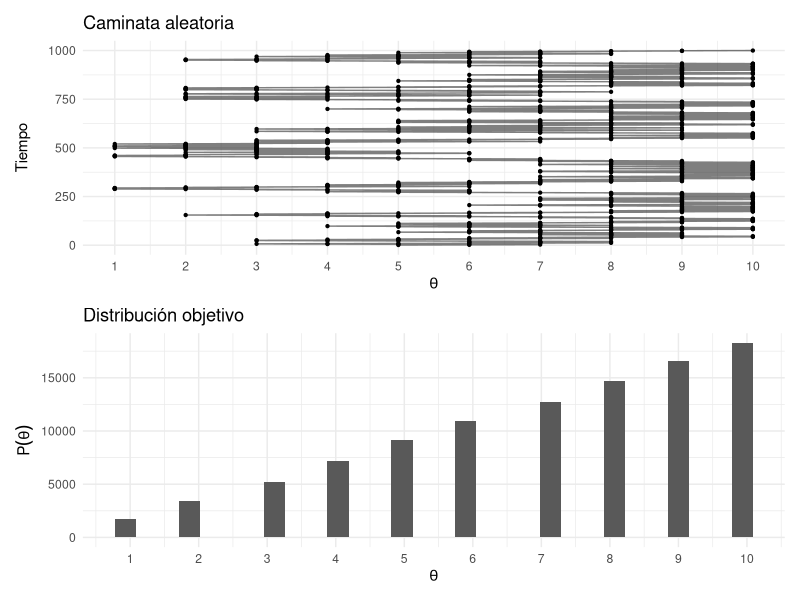
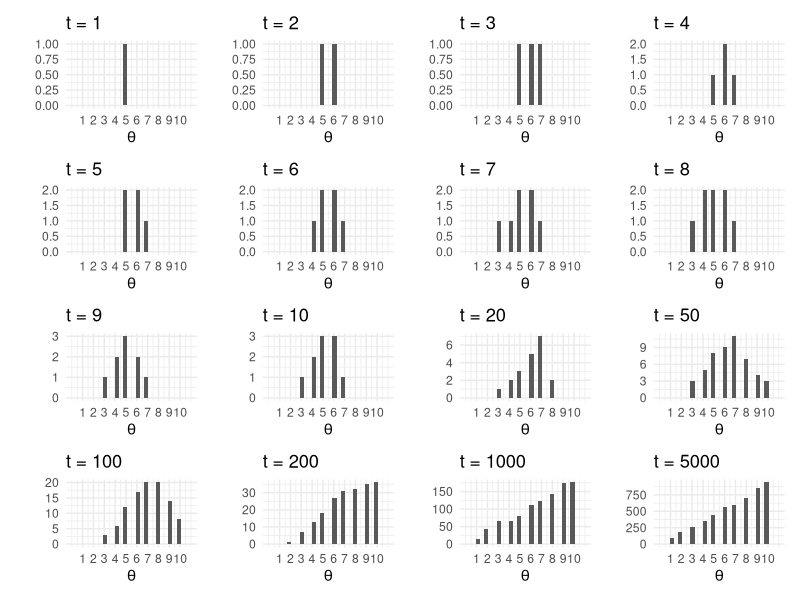
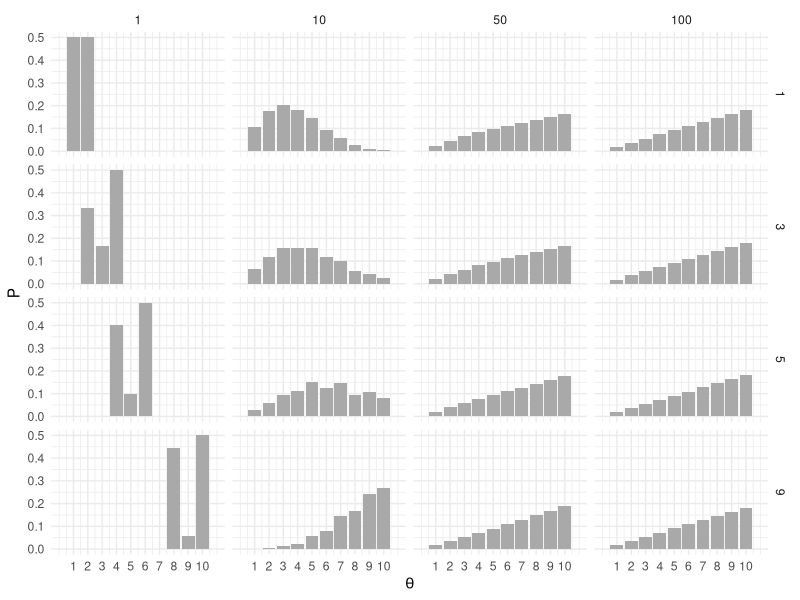
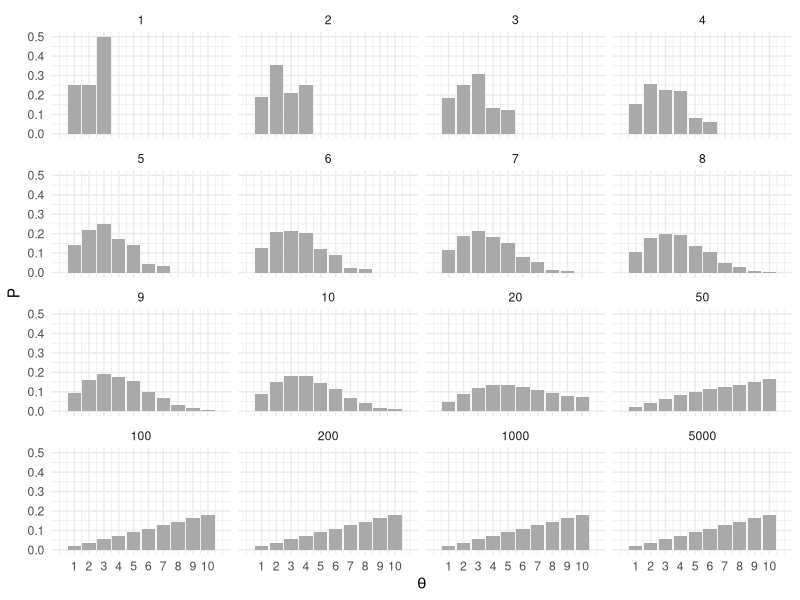
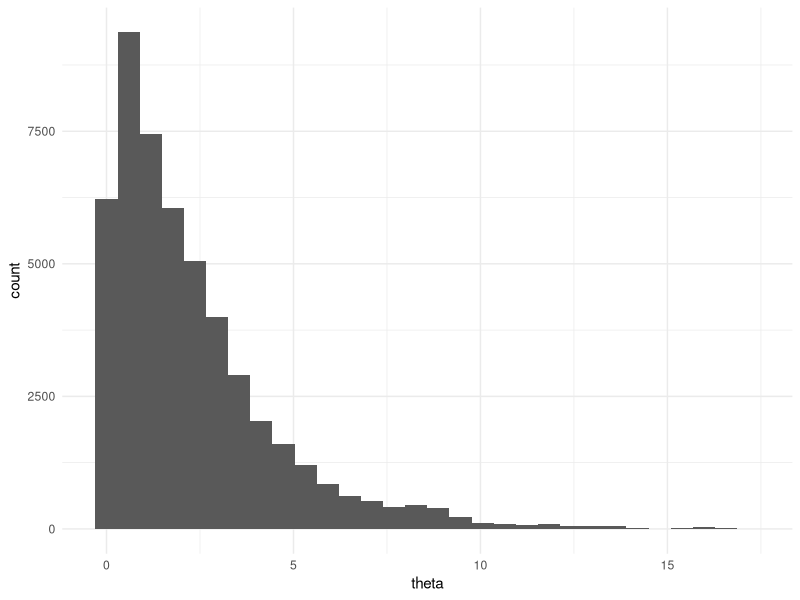
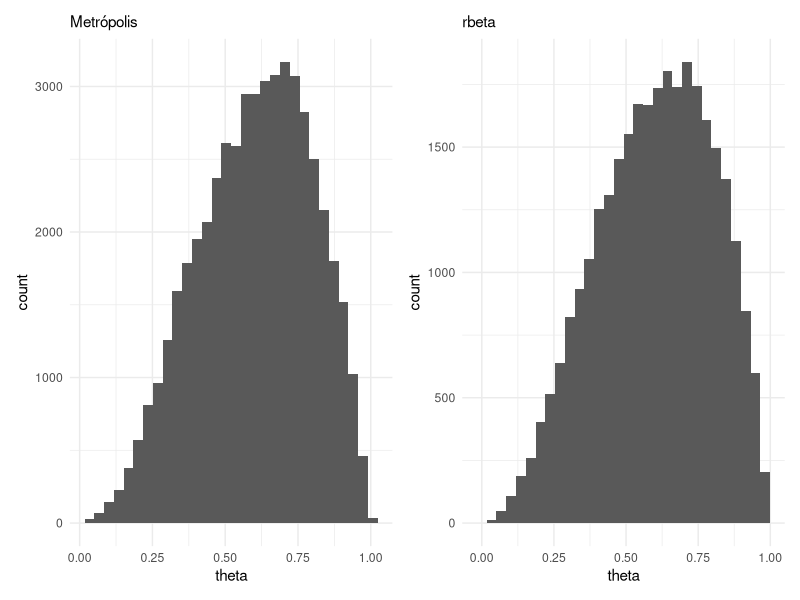
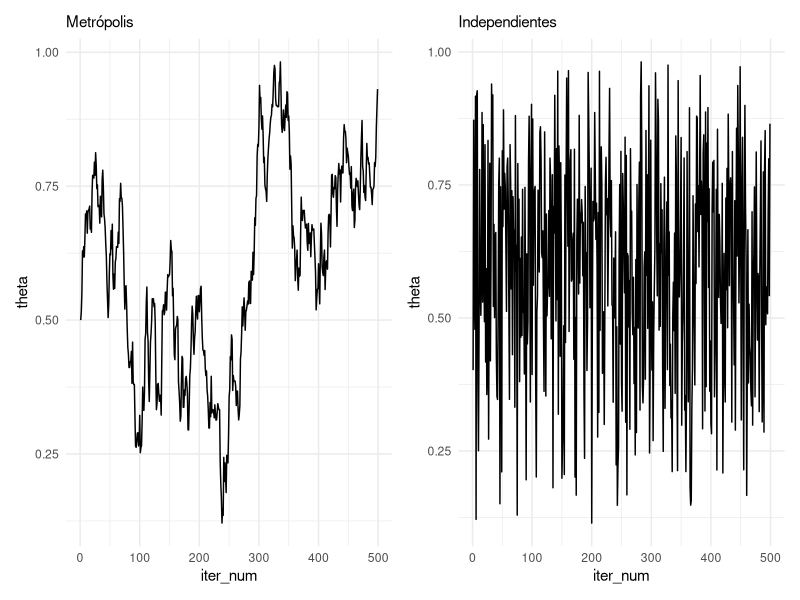
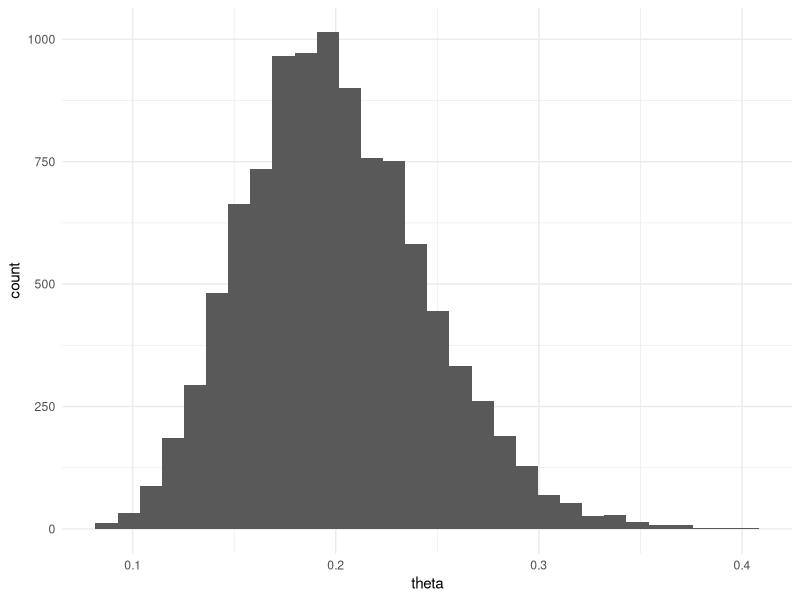

These charts were generated, in order, by the following R code:
## ---- chunk 1
library(tidyverse)
library(patchwork)
knitr::opts_chunk$set(echo = TRUE, message = FALSE, warning=FALSE, fig.align = 'center', fig.width = 5, fig.height=3, cache = TRUE)
comma <- function(x) format(x, digits = 2, big.mark = ",")
theme_set(theme_minimal())
## ---- chunk 2
crear_log_post <- function(n, k){
  function(theta){
    verosim <- k * log(theta) + (n - k) * log(1 - theta)
    inicial <- log(theta)
    log_p_factor <- verosim + inicial
    log_p_factor
  }
}
# observamos 3 éxitos en 4 pruebas:
log_post <- crear_log_post(4, 3)
prob_post <- function(x) { exp(log_post(x))}
# integramos numéricamente
p_x <- integrate(prob_post, lower = 0, upper = 1, subdivisions = 100L)
p_x
## ---- chunk 3
media_funcion <- function(theta){
  theta * prob_post(theta) / p_x$value
}
integral_media <- integrate(media_funcion, lower = 0, upper = 1, subdivisions = 100L)
media_post <- integral_media$value 
media_post
## ---- chunk 4
5/(2+5)
## ---- chunk 5
theta <- rbeta(10000, 5, 2)
media_post <- mean(theta)
momento_2_post <- mean(theta^2)
c(media_post, momento_2_post)
## ---- chunk 6
mean(exp(theta) > 2)
## ---- chunk 7
datos <- tibble(
  sabor = c("fresa", "limón", "mango", "guanábana"),
  n = c(50, 45, 51, 50), gusto = c(36, 35, 42, 29)) %>% 
  mutate(prop_gust = gusto / n)
datos
## ---- chunk 8
datos <- datos %>% 
  mutate(a_post = gusto + 2, b_post = n - gusto + 1)
datos
## ---- chunk 9
simular_conjunta <- function(rep, datos){
  datos %>% mutate(valor_sim = map2_dbl(a_post, b_post, ~ rbeta(1, .x, .y))) %>% 
    select(sabor, valor_sim) 
}
simular_conjunta(1, datos) 
## ---- chunk 10
# esta no es una manera muy rápida, podríamos calcular todas las
# simulaciones de cada parámetro de manera vectorizada
sims_posterior <- tibble(rep = 1:5000) %>% 
  mutate(sims = map(rep, ~ simular_conjunta(.x, datos))) %>% 
  unnest(cols = sims)
sims_posterior
## ---- chunk 11
sims_posterior %>% 
  group_by(rep) %>% 
  mutate(sabor = sabor[which.max(valor_sim)]) %>% 
  group_by(sabor) %>% 
  count() %>% 
  ungroup() %>% 
  mutate(prop = n / sum(n))
## ---- chunk 12
islas <- tibble(islas = 1:10, pob = c(1:10))
camina_isla <- function(i){ # i: isla actual
    u <- runif(1) # volado
    v <- ifelse(u < 0.5, i - 1, i + 1)  # isla vecina (índice)
    if (v < 1 | v > 10) { # si estás en los extremos y el volado indica salir
      return(i)
    }
    p_move = ifelse(islas$pob[v] > islas$pob[i], 1, islas$pob[v] / islas$pob[i])
    u2 <- runif(1)
    if (p_move  > u2) {
        return(v) # isla destino
    }
    else {
      return(i) # me quedo en la misma isla
    }
}
pasos <- 100000
iteraciones <- numeric(pasos)
iteraciones[1] <- sample(1:10, 1) # isla inicial
for (j in 2:pasos) {
    iteraciones[j] <- camina_isla(iteraciones[j - 1])
}
caminata <- tibble(pasos = 1:pasos, isla = iteraciones)
plot_caminata <- ggplot(caminata[1:1000, ], aes(x = pasos, y = isla)) +
    geom_point(size = 0.8) +
    geom_path(alpha = 0.5) +
    coord_flip() + 
    labs(title = "Caminata aleatoria") +
    scale_y_continuous(expression(theta), breaks = 1:10) +
    scale_x_continuous("Tiempo")
plot_dist <- ggplot(caminata, aes(x = isla)) +
    geom_histogram() +
    scale_x_continuous(expression(theta), breaks = 1:10) +
    labs(title = "Distribución objetivo", 
       y = expression(P(theta)))
plot_caminata / plot_dist
## ---- chunk 13
t <- c(1:10, 20, 50, 100, 200, 1000, 5000)
plots_list <- map(t, function(i){
    ggplot(caminata[1:i, ], aes(x = isla)) +
        geom_histogram() +
        labs(y = "", x = "", title = paste("t = ", i, sep = "")) +
        scale_x_continuous(expression(theta), breaks = 1:10, limits = c(0, 11))
})
wrap_plots(plots_list)
## ---- chunk 14
library(expm)
# Cálculo de la matriz de transición
transMat <- function(P){ # recibe vector de probabilidades no normalizado (o población)
    T <- matrix(0, length(P), length(P))
    n <- length(P - 1) # número de estados
    for (j in 2:n - 1) { # llenamos por fila
        T[j, j - 1] <- 0.5 * min(P[j - 1] / P[j], 1)
        T[j, j] <- 0.5 * (1 - min(P[j - 1] / P[j], 1)) + 
                   0.5 * (1 - min(P[j + 1] / P[j], 1))
        T[j, j + 1] <- 0.5 * min(P[j + 1] / P[j], 1)
    }
    # faltan los casos j = 1 y j = n
    T[1, 1] <- 0.5 + 0.5 * (1 - min(P[2] / P[1], 1))
    T[1, 2] <- 0.5 * min(P[2] / P[1], 1)
    T[n, n] <- 0.5 + 0.5 * (1 - min(P[n - 1] / P[n], 1))
    T[n, n - 1] <- 0.5 * min(P[n - 1] / P[n], 1)
    T
}
T <- transMat(islas$pob)

# probabilidad de estar en cada estado al paso 1, 10, 50, 100
inicio_p <- function(i){
    w <- rep(0, 10)
    w[i] <- 1
    t <- c(1, 10, 50, 100)
    exp_t <- map_df(t, ~ data.frame(t = .x, inicio = i, w %*% (T %^% .))) %>%
        gather(theta, P, -t, -inicio) %>% 
        mutate(theta = parse_number(theta))
    exp_t
}
exp_t <- map_df(c(1, 3, 5, 9), inicio_p)
ggplot(exp_t, aes(x = as.numeric(theta), y = P)) +
    geom_bar(stat = "identity", fill = "darkgray") + 
    facet_grid(inicio ~ t) +
    scale_x_continuous(expression(theta), breaks = 1:10, limits = c(0, 11))
## ---- chunk 15
w <- c(0, 1, rep(0, 8))
t <- c(1:10, 20, 50, 100, 200, 1000, 5000)
expT <- map_df(t, ~data.frame(t = ., w %*% (T %^% .)))
expT_long <- expT %>%
    gather(theta, P, -t) %>% 
    mutate(theta = parse_number(theta))
ggplot(expT_long, aes(x = theta, y = P)) +
    geom_bar(stat = "identity", fill = "darkgray") + 
    facet_wrap(~ t) +
    scale_x_continuous(expression(theta), breaks = 1:10, limits = c(0, 11))
## ---- chunk 16
crear_metropolis <- function(fun_log, sigma_salto = 0.1){
  # la entrada es la log posterior
  iterar_metropolis <- function(theta_inicial, n){
    p <- length(theta_inicial)
    nombres <- names(theta_inicial)
    iteraciones <- matrix(0, nrow = n, ncol = p)
    colnames(iteraciones) <- nombres
    iteraciones[1,] <- theta_inicial
    for(i in 2:n){
      theta <- iteraciones[i - 1, ]
      theta_prop <- theta + rnorm(p, 0, sigma_salto)
      # exp(log(p) - log(q)) = p/q
      cociente <- exp(fun_log(theta_prop) - fun_log(theta))
      if(cociente >= 1 || runif(1,0,1) < cociente){
        iteraciones[i, ] <- theta_prop
      } else {
        iteraciones[i, ] <- theta  
      } 
    }
    iteraciones_tbl <- iteraciones %>% 
      as_tibble() %>%  
      mutate(iter_num = row_number()) %>% 
      select(iter_num, everything())
    iteraciones_tbl
  }
  iterar_metropolis
}

## ---- chunk 17
exp_no_norm <- function(x) {
  z <- ifelse(x > 0, exp(-0.5 * x), 0)
  log(z)
}

iterador_metro <- crear_metropolis(exp_no_norm, sigma_salto = 0.25)
sims_tbl <- iterador_metro(c(theta = 0.5), 50000)
ggplot(sims_tbl, aes(x = theta)) + geom_histogram()

## ---- chunk 18
beta_no_norm <- function(x) {
  z <- ifelse(x > 0 && x < 1, (x^2)*(1-x), 0)
  log(z)
}

iterador_metro <- crear_metropolis(beta_no_norm, sigma_salto = 0.04)
sims_metro_tbl <- iterador_metro(c(theta = 0.5), 50000)
sims_indep_tbl <- tibble(iter_num = 1:30000, theta = rbeta(30000, 3, 2))
g_1 <- ggplot(sims_metro_tbl, aes(x = theta)) + geom_histogram() +
  labs(subtitle = "Metrópolis")
g_2 <- ggplot(sims_indep_tbl, aes(x = theta)) + 
  geom_histogram() +
  labs(subtitle = "rbeta")
g_1 + g_2
## ---- chunk 19
g_metropolis <- sims_metro_tbl %>% 
  filter(iter_num < 500) %>% 
  ggplot(aes(x = iter_num, y = theta)) +
  geom_line() + labs(subtitle = "Metrópolis")
g_indep <- sims_indep_tbl %>% 
  filter(iter_num < 500) %>% 
  ggplot(aes(x = iter_num, y = theta)) +
  geom_line() + labs(subtitle = "Independientes")
g_metropolis + g_indep
## ---- chunk 20
media_1 <- sims_metro_tbl %>% summarise(media_post = mean(theta)) %>% pull(media_post)
media_2 <- sims_indep_tbl %>% summarise(media_post = mean(theta)) %>% pull(media_post)
media_exacta <- 3/(3 + 2)
tibble(metodo = c("sim Metrópolis", "sim Independiente", "exacto"),
       media_post = c(media_1, media_2, media_exacta))
## ---- chunk 21
sim_indep <- tibble(theta = rgamma(10000, 20, 100))
ggplot(sim_indep, aes(x = theta)) + geom_histogram()
## ---- chunk 22
# logaritmo de densidad no normalizada
log_f_dist <- function(x) 210 + dgamma(x, 20, 100, log = TRUE)
# iterar
iterador_metro_chico <- crear_metropolis(log_f_dist, sigma_salto = 0.001)
sims_chico_tbl <- iterador_metro_chico(c(theta = 0.02), 50000)
g_sim <- ggplot(sims_chico_tbl %>% filter(iter_num < 3000), aes(x = iter_num, y = theta)) + geom_line() + ylim(c(0, 0.5))
dist_bplot <- ggplot(tibble(x = rgamma(10000, 20, 100)), aes(y = x, x = "a")) + geom_violin() + ylab("") + ylim(0, 0.5)
g_sim + dist_bplot + plot_layout(widths = c(5, 1))
## ---- chunk 23
set.seed(831)
iterador_metro_grande <- crear_metropolis(log_f_dist, sigma_salto = 20)
sims_grande_tbl <- iterador_metro_grande(c(theta = 0.02), 50000)
g_sim <- ggplot(sims_grande_tbl %>% filter(iter_num < 3000), aes(x = iter_num, y = theta)) + geom_line() + ylim(c(0, 0.5))
g_sim + dist_bplot + plot_layout(widths = c(5, 1))
## ---- chunk 24
set.seed(831)
iterador_metro_apropiada <- crear_metropolis(log_f_dist, sigma_salto = 0.1)
sims_tbl <-iterador_metro_apropiada(c(theta = 0.02), 50000)
g_sim <- ggplot(sims_tbl %>% filter(iter_num < 3000), 
  aes(x = iter_num, y = theta)) + geom_line() + ylim(c(0, 0.5))
g_sim + dist_bplot + plot_layout(widths = c(5, 1))
## ---- chunk 25
estimaciones_media <- map_dfr(
  list(sims_chico_tbl, sims_grande_tbl, sims_tbl), 
  ~ filter(.x, iter_num < 3000) %>% 
    summarise(media = mean(theta))) %>% 
    mutate(tipo = c("salto chico", "salto grande", "salto apropiado"))
estimaciones_media %>% bind_rows(tibble(tipo = "exacta", media = 20/100)) %>% 
  select(tipo, media)
## ---- chunk 26
set.seed(6222131)
sims_chica_tbl <- iterador_metro_chico(c(theta = 0.45), 5000)
sims_grande_tbl <- iterador_metro_grande(c(theta = 0.45), 5000)
estimaciones_media <- map_dfr(
    list(sims_chica_tbl, sims_grande_tbl, sims_tbl), 
    ~ filter(.x, iter_num < 3000) %>% 
  summarise(media = mean(theta))) %>% 
  mutate(tipo = c("salto chico", "salto grande", "salto apropiado"))
estimaciones_media %>% bind_rows(tibble(tipo = "exacta", media = 20/100)) %>% 
  select(tipo, media)
## ---- chunk 27
crear_log_posterior_norm <- function(x = datos, m_0, n_0, a, b){
  # calcula log_posterior
  log_posterior <- function(mu, sigma){
      log_verosim <- sum(dnorm(x, mu, sigma, log = TRUE))
      tau <- 1 / sigma^2
      log_inicial <- 
        dgamma(tau, a, b, log = TRUE) + 
        dnorm(mu, mu_0, sigma/sqrt(n_0), log = TRUE)
      log_p <- log_verosim + log_inicial
      log_p
  }
  log_posterior
}
## ---- chunk 28
# parametros de inicial y datos
a <- 3
b <- 140
mu_0 <- 175
n_0 <- 5
set.seed(3413)
cantantes <- lattice::singer %>% 
  mutate(estatura_cm = round(2.54 * height)) %>% 
  filter(str_detect(voice.part, "Tenor")) %>% 
  sample_n(20)
## ---- chunk 29
log_p <- crear_log_posterior_norm(cantantes$estatura_cm, mu_0, n_0, a, b) 
log_post <- function(pars) { log_p(pars[1], pars[2]) }
set.seed(823)
metro_normal <- crear_metropolis(log_post, sigma_salto = 0.5)
sim_tbl <- metro_normal(c(mu = 172, sigma = 3), 50000) 
ggplot(sim_tbl %>% filter(iter_num < 100), 
       aes(x = mu, y = sigma)) + 
  geom_path() +
  geom_point()
## ---- chunk 30
g_normal <- ggplot(sim_tbl, aes(x = mu, y = sigma)) + 
  geom_point(alpha = 0.05)+ coord_equal() + ylim(c(0, 14))
g_normal
## ---- chunk 31
sim_tbl %>% summarise(across(is_double, mean))
## ---- chunk 32
crear_log_posterior <- function(x, m_0, sigma_0, inf, sup){
  # calcula log_posterior
  log_posterior <- function(mu, sigma){
      log_verosim <- sum(dnorm(x, mu, sigma, log = TRUE))
      log_inicial <- 
        dunif(sigma, inf, sup, log = TRUE) + 
        dnorm(mu, mu_0, sigma_0, log = TRUE)
      log_p <- log_verosim + log_inicial
      log_p
  }
  log_posterior
}
## ---- chunk 33
log_p <- crear_log_posterior(cantantes$estatura_cm, 175, 3, 2, 20) 
log_post <- function(pars) { log_p(pars[1], pars[2]) }
## ---- chunk 34
set.seed(8231)
metro_normal <- crear_metropolis(log_post, sigma_salto = 0.5)
sim_tbl <- metro_normal(c(mu = 172, sigma = 5), 50000) 
g_normal_2 <- ggplot(sim_tbl, aes(x = mu, y = sigma))  +
  geom_point(alpha = 0.05) + coord_equal() + ylim(c(0, 14))
g_normal + g_normal_2
## ---- chunk 35
sim_tbl %>% summarise(across(is.numeric, mean))
## ---- chunk 36
tau <- rgamma(5000, 3, 150)
sigma <- 1/sqrt(tau)
quantile(sigma, c(0.01,0.1, 0.9, 0.99))
quantile(runif(5000, 2, 25), c(0.01,0.1, 0.9, 0.99))
## ---- chunk 37
sim_formas <- function(p_azar, p_corr){
  tipo <- rbinom(1, 1, 1 - p_azar)
  if(tipo==0){
    # al azar
    x <- rbinom(1, 10, 1/5)
  } else {
    # no al azar
    x <- rbinom(1, 10, p_corr)
  }
  x
}
## ---- chunk 38
set.seed(12)
muestra <- map_dbl(1:200, ~ sim_formas(0.35, 0.5))
qplot(muestra)
## ---- chunk 39
qbeta(c(0.1, 0.9), 1, 5) %>% round(2)
## ---- chunk 40
crear_log_posterior <- function(x){
 
  log_posterior <- function(theta_azar, theta_corr){
    log_verosim <- sum(log(theta_azar * dbinom(x, 10, 1/5) + 
                          (1 - theta_azar) * dbinom(x, 10, theta_corr)))
    log_inicial <- dbeta(theta_azar, 1, 5, log = TRUE) +
      dbeta(theta_corr, 7, 3, log = TRUE)
    log_post <- log_verosim + log_inicial
    log_post
  }  
  log_posterior

}
## ---- chunk 41
log_p <- crear_log_posterior(muestra)
log_post <- function(pars) { log_p(pars[1], pars[2]) }
set.seed(8231)
metro_examenes <- crear_metropolis(log_post, sigma_salto = 0.02)
sim_tbl <- metro_examenes(c(theta_azar = 0.5, theta_corr = 0.5), 20000)
g_1 <- ggplot(sim_tbl, aes(x = theta_azar, y = theta_corr))  +
  geom_point(alpha = 0.05) + coord_equal() 
g_1
## ---- chunk 42
f <- c(0.05, 0.5, 0.95)
sim_tbl %>% 
  pivot_longer(-iter_num, names_to = "parametro", values_to = "valor") %>% 
  group_by(parametro) %>% 
  summarise(cuantil = quantile(valor, f), f = f) %>% 
  mutate(cuantil = round(cuantil, 2)) %>% 
  pivot_wider(names_from = f, values_from = cuantil)
## ---- chunk 43
media <- 1/20
k <- 2000
a <- media * k
b <- (1 - media) * k
c(a,b)
qbeta(c(0.05, 0.95), a, b) %>% round(3)
## ---- chunk 44
iterar_gibbs <- function(pasos, n, x_1, x_2){
  iteraciones <- matrix(0, nrow = pasos + 1, ncol = 2) # vector guardará las simulaciones
  iteraciones[1, 1] <- 0.5 # valor inicial media
  colnames(iteraciones) <- c("theta_1", "theta_2")
  # Generamos la caminata aleatoria
  for (j in seq(2, pasos, 2)) {
    # theta_1
    a <- x_2 + 100 - 1
    b <- n - x_2 + 1900 - 1
    iteraciones[j, "theta_2"] <- rbeta(1, a, b) # Actualizar theta_1
    iteraciones[j, "theta_1"] <- iteraciones[j-1, "theta_1"]
    # theta_2
    a <- x_1 + 100 - 1
    b <- n - x_1 + 1900 - 1
    iteraciones[j + 1, "theta_1"] <- rbeta(1, a, b) # Actualizar theta_1
    iteraciones[j + 1, "theta_2"] <- iteraciones[j, "theta_2"]
  }
  iteraciones
}
## ---- chunk 45
# Datos de https://www.awesomedice.com/blogs/news/d20-dice-randomness-test-chessex-vs-gamescience
n <- 10000
x_1 <- 408 # Chessex, alrededor de 0.85 dólares por dado
x_2 <- 474 # GameScience, alrededor 1.60 dólares por dado
## ---- chunk 46
iteraciones <- iterar_gibbs(20000, n, x_1, x_2) %>% 
  as_tibble() %>% 
  mutate(iter_num = row_number())
head(iteraciones)
## ---- chunk 47
ggplot(filter(iteraciones, iter_num > 1000, iter_num< 1050), 
       aes(x = theta_1, y = theta_2)) + 
  geom_path(alpha = 0.3) + geom_point() 
## ---- chunk 48
g_1 <- ggplot(iteraciones, 
       aes(x = theta_1, y = theta_2)) + 
  geom_path(alpha = 0.3) + geom_point() 
g_2 <- ggplot(iteraciones %>% filter(iter_num > 10), 
       aes(x = theta_1, y = theta_2)) + 
  geom_path(alpha = 0.3) + geom_point() +
  geom_abline(colour = "red") +
  geom_point(data= tibble(theta_1=1/20, theta_2=1/20), colour = "red", size = 5)
g_1 + g_2
## ---- chunk 49
iteraciones <- iteraciones %>% 
  mutate(dif = theta_1 - theta_2)
ggplot(iteraciones %>% filter(iter_num > 10), aes(x = dif)) +
  geom_histogram(bins = 100) +
  geom_vline(xintercept = 0, colour = "red")
## ---- chunk 50
iteraciones %>% mutate(theta_1_mayor = dif > 0) %>% 
  summarise(prob_theta_1_mayor = mean(theta_1_mayor))
## ---- chunk 51
inicial_tbl <- tibble(theta_1 = rbeta(20000, 100, 1900),
                      theta_2 = rbeta(20000, 100, 1900),
                      dist = "inicial")
posterior_tbl <- iteraciones %>% filter(iter_num > 10) %>% 
  mutate(dist = "posterior")
sims_tbl <- bind_rows(inicial_tbl, posterior_tbl)
ggplot(sims_tbl, aes(x = theta_1, y = theta_2, colour = dist)) +
  geom_point(alpha = 0.2)
## ---- chunk 52
n <- 20
x <- cantantes$estatura_cm
m <- 175; sigma_0 <- 3; alpha <- 3; beta <- 150 # parámetros de iniciales
pasos <- 20000
iteraciones <- matrix(0, nrow = pasos + 1, ncol = 2) # vector guardará las simulaciones
iteraciones[1, 1] <- 0 # valor inicial media
colnames(iteraciones) <- c("mu", "sigma")
# Generamos la caminata aleatoria
for (j in seq(2, pasos, 2)) {
  # sigma^2
  mu <- iteraciones[j - 1, "mu"]
  a <- n / 2 + alpha
  b <- sum((x  - mu) ^ 2) / 2 + beta
  iteraciones[j, "sigma"] <- sqrt(1/rgamma(1, a, b)) # Actualizar sigma
  iteraciones[j, "mu"] <- iteraciones[j-1, "mu"]
  # mu
  sigma <- iteraciones[j, "sigma"]
  media <- (n * sigma_0^2 * mean(x) + sigma^2 * m) / (n * sigma_0^2 + sigma^2)
  varianza <- sigma^2 * sigma_0^2 / (n * sigma_0^2 + sigma^2)
  iteraciones[j+1, "mu"] <- rnorm(1, media, sd = sqrt(varianza)) # actualizar mu
  iteraciones[j+1, "sigma"] <- iteraciones[j, "sigma"]
}
caminata <- data.frame(pasos = 1:pasos, mu = iteraciones[1:pasos, "mu"], 
  sigma = iteraciones[1:pasos, "sigma"])
caminata_g <- caminata %>%
  gather(parametro, val, mu, sigma) %>%
  arrange(pasos)
## ---- chunk 53
ggplot(filter(caminata, pasos > 1000, pasos< 1010), 
       aes(x = mu, y = sigma)) + 
  geom_path(alpha = 0.3) + geom_point() 
## ---- chunk 54
ggplot(filter(caminata, pasos > 1000, pasos< 1020, pasos %% 2 == 0), 
       aes(x = mu, y = sigma)) + 
  geom_path(alpha = 0.3) + geom_point() 
## ---- chunk 55
ggplot(filter(caminata, pasos > 1000, pasos< 10000, pasos %% 2 == 0), 
       aes(x = mu, y = sigma)) +  geom_point(alpha = 0.1) 
## ---- chunk 56
ggplot(filter(caminata_g, pasos > 15000), aes(x = pasos, y = val)) +
  geom_path(alpha = 0.3) +
  facet_wrap(~parametro, ncol = 1, scales = "free") +
  scale_y_continuous("")
## ---- chunk 57
ggplot(filter(caminata_g, pasos > 5000), aes(x = val)) +
  geom_histogram(fill = "gray") +
  facet_wrap(~parametro, ncol = 1, scales = "free") 
## ---- chunk 58
caminata_g %>%
  filter(pasos > 1000) %>% # eliminamos la etapa de calentamiento
  group_by(parametro) %>%
  summarise(
    mean(val), 
    sd(val), 
    median(val)
    ) %>% 
  mutate(across(is_double, round, 2))
## ---- chunk 59
log_p <- crear_log_posterior_norm(cantantes$estatura_cm, mu_0, n_0, a, b) 
log_post <- function(pars) { log_p(pars[1], pars[2]) }
set.seed(823)
metro_normal <- crear_metropolis(log_post, sigma_salto = 0.5)
sim_tbl <- metro_normal(c(mu = 162, sigma = 1), 5000) 
ggplot(sim_tbl %>% filter(iter_num < 500), aes(x = mu, y = sigma)) + geom_path(alpha = 0.5) + geom_point(aes(colour = iter_num))
## ---- chunk 60
sim_g <- sim_tbl %>% pivot_longer(-iter_num, 
                                    names_to = "parametro",
                                    values_to = "valor")
todas <- ggplot(sim_g, aes(x = iter_num, y = valor)) +
  geom_line(alpha = 0.5) +
  facet_wrap(~ parametro, ncol = 1, scales = "free_y") +
  labs(subtitle = "Todas las simulaciones")
sin_burnin <- 
  sim_g %>% filter(iter_num > 200) %>% 
  ggplot(aes(x = iter_num, y = valor)) +
  geom_line(alpha = 0.5) +
  facet_wrap(~ parametro, ncol = 1, scales = "free_y") +
  labs(subtitle = "Quitando 200 de burn-in")
todas + sin_burnin
## ---- chunk 61
set.seed(8513)
valores_iniciales  <- tibble(mu_0 = rnorm(4, 160, 20), 
                             sigma_0 = runif(4, 0, 20),
                             cadena = 1:4)
sims_tbl <- valores_iniciales %>% 
  mutate(sims = map2(mu_0, sigma_0, 
    ~ metro_normal(c(mu = .x, sigma = .y), 300) )) %>% 
  unnest(sims)

ggplot(sims_tbl, aes(x = iter_num, y = sigma, colour = factor(cadena))) +
  geom_line()
## ---- chunk 62
set.seed(83243)
sims_tbl <- valores_iniciales %>% 
  mutate(sims = map2(mu_0, sigma_0, 
    ~ metro_normal(c(mu = .x, sigma = .y), 20000) )) %>% 
  unnest(sims)

ggplot(sims_tbl, aes(x = iter_num, y = sigma, colour = factor(cadena))) +
  geom_line()
## ---- chunk 63
media_g <- ggplot(sims_tbl %>% filter(iter_num > 2000),
                  aes(x = iter_num, y = mu, colour = factor(cadena))) +
  geom_line()
sigma_g <- ggplot(sims_tbl %>% filter(iter_num > 2000),
                  aes(x = iter_num, y = sigma, colour = factor(cadena))) +
  geom_line()
media_g / sigma_g
## ---- chunk 64
head(sims_tbl)
# medias posteriores
sims_tbl %>% 
  summarise(mu = mean(mu), sigma = mean(sigma))
## ---- chunk 65
sims_tbl %>% 
  pivot_longer(mu:sigma, names_to = "parametro", values_to = "valor") %>% 
  group_by(parametro, cadena) %>% 
  summarise(media = mean(valor), num = n(), sigma2 = var(valor)) %>% 
  summarise(N = first(num),
            M = n_distinct(cadena), 
            B = N * var(media),
            W = mean(sigma2),
            V_hat = ((N - 1) / N) * W + (M + 1)/(M * N) * B, 
            R_hat = sqrt(V_hat / W))  
  
## ---- chunk 66
sims_tbl %>% 
  filter(iter_num < 300) %>% 
  pivot_longer(mu:sigma, names_to = "parametro", values_to = "valor") %>% 
  group_by(parametro, cadena) %>% 
  summarise(media = mean(valor), num = n(), sigma2 = var(valor)) %>% 
  summarise(N = first(num),
            M = n_distinct(cadena), 
            B = N * var(media),
            W = mean(sigma2),
            V_hat = ((N - 1) / N) * W + (M + 1)/(M * N) * B, 
            R_hat = sqrt(V_hat / W))  
  
## ---- chunk 67
acf(rgamma(1000,1,1))
## ---- chunk 68
sigma_metro_sims <- sims_tbl %>% filter(cadena==4) %>% pull(mu)
acf(sigma_metro_sims)
## ---- chunk 69
calc_acf <- function(x){
  valores_acf <- acf(x, lag.max = 1000, plot = FALSE)$acf %>% as.numeric()
  valores_acf[-1]
}
acf_tbl <- sims_tbl %>% 
  pivot_longer(mu:sigma, names_to = "parametro", values_to = "valor") %>%
  group_by(parametro, cadena) %>%
  summarise(N = n_distinct(iter_num), k = 1:1000, acf = calc_acf(valor)) %>% 
  summarise(N = first(N), N_eff = N / (1 + 2 * sum(acf)))
acf_tbl
## ---- chunk 70
acf_tbl %>% group_by(parametro) %>% 
  summarise(N = sum(N), N_eff = sum(N_eff))
